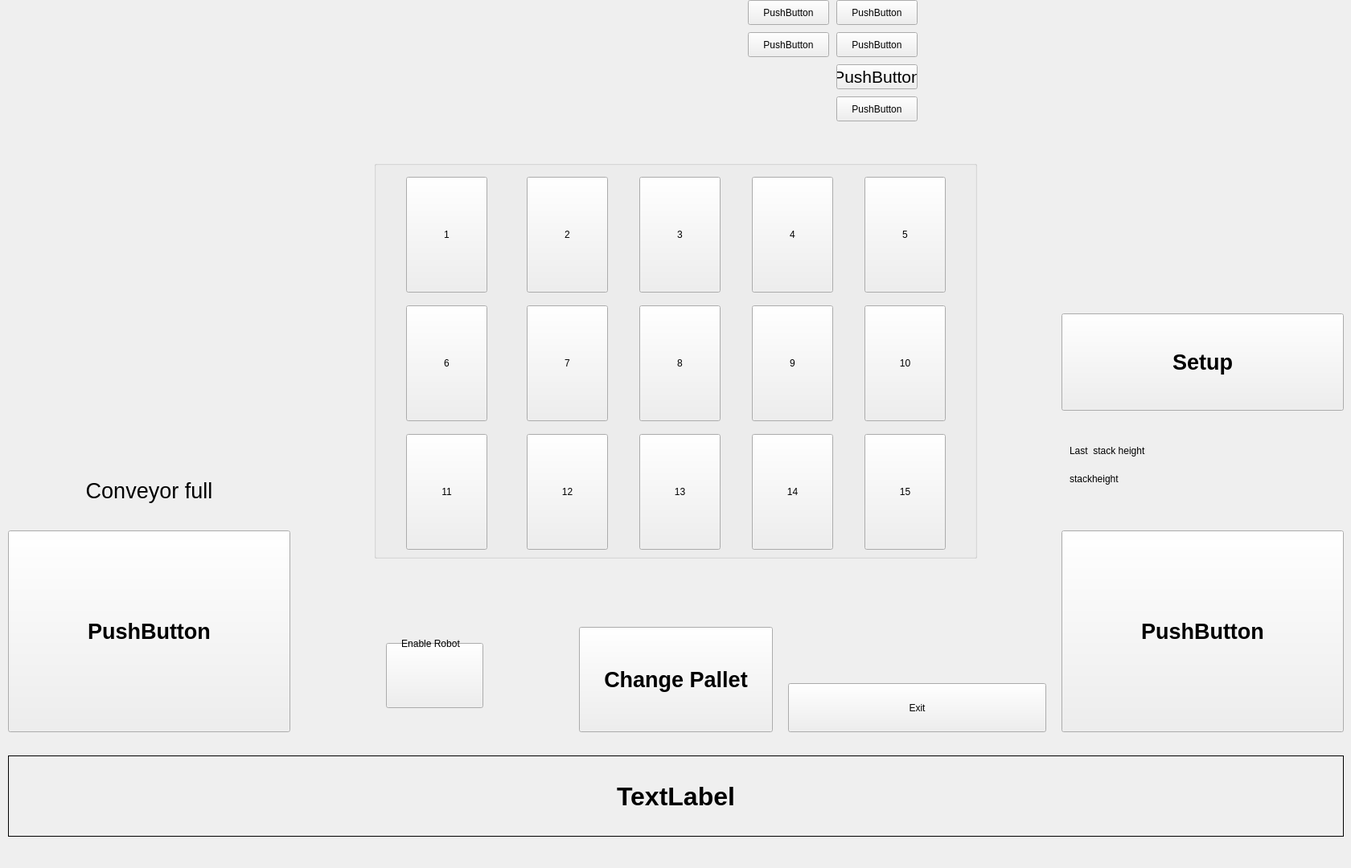
<?xml version="1.0" encoding="UTF-8"?>
<ui version="4.0">
 <class>MainWindow</class>
 <widget class="QMainWindow" name="MainWindow">
  <property name="geometry">
   <rect>
    <x>0</x>
    <y>0</y>
    <width>1680</width>
    <height>1080</height>
   </rect>
  </property>
  <property name="palette">
   <palette>
    <active>
     <colorrole role="WindowText">
      <brush brushstyle="SolidPattern">
       <color alpha="255">
        <red>0</red>
        <green>0</green>
        <blue>0</blue>
       </color>
      </brush>
     </colorrole>
     <colorrole role="Button">
      <brush brushstyle="SolidPattern">
       <color alpha="255">
        <red>255</red>
        <green>255</green>
        <blue>255</blue>
       </color>
      </brush>
     </colorrole>
     <colorrole role="Light">
      <brush brushstyle="SolidPattern">
       <color alpha="255">
        <red>255</red>
        <green>255</green>
        <blue>255</blue>
       </color>
      </brush>
     </colorrole>
     <colorrole role="Midlight">
      <brush brushstyle="SolidPattern">
       <color alpha="255">
        <red>255</red>
        <green>255</green>
        <blue>255</blue>
       </color>
      </brush>
     </colorrole>
     <colorrole role="Dark">
      <brush brushstyle="SolidPattern">
       <color alpha="255">
        <red>127</red>
        <green>127</green>
        <blue>127</blue>
       </color>
      </brush>
     </colorrole>
     <colorrole role="Mid">
      <brush brushstyle="SolidPattern">
       <color alpha="255">
        <red>170</red>
        <green>170</green>
        <blue>170</blue>
       </color>
      </brush>
     </colorrole>
     <colorrole role="Text">
      <brush brushstyle="SolidPattern">
       <color alpha="255">
        <red>0</red>
        <green>0</green>
        <blue>0</blue>
       </color>
      </brush>
     </colorrole>
     <colorrole role="BrightText">
      <brush brushstyle="SolidPattern">
       <color alpha="255">
        <red>255</red>
        <green>255</green>
        <blue>255</blue>
       </color>
      </brush>
     </colorrole>
     <colorrole role="ButtonText">
      <brush brushstyle="SolidPattern">
       <color alpha="255">
        <red>0</red>
        <green>0</green>
        <blue>0</blue>
       </color>
      </brush>
     </colorrole>
     <colorrole role="Base">
      <brush brushstyle="SolidPattern">
       <color alpha="255">
        <red>255</red>
        <green>255</green>
        <blue>255</blue>
       </color>
      </brush>
     </colorrole>
     <colorrole role="Window">
      <brush brushstyle="SolidPattern">
       <color alpha="255">
        <red>255</red>
        <green>255</green>
        <blue>255</blue>
       </color>
      </brush>
     </colorrole>
     <colorrole role="Shadow">
      <brush brushstyle="SolidPattern">
       <color alpha="255">
        <red>0</red>
        <green>0</green>
        <blue>0</blue>
       </color>
      </brush>
     </colorrole>
     <colorrole role="AlternateBase">
      <brush brushstyle="SolidPattern">
       <color alpha="255">
        <red>255</red>
        <green>255</green>
        <blue>255</blue>
       </color>
      </brush>
     </colorrole>
     <colorrole role="ToolTipBase">
      <brush brushstyle="SolidPattern">
       <color alpha="255">
        <red>255</red>
        <green>255</green>
        <blue>220</blue>
       </color>
      </brush>
     </colorrole>
     <colorrole role="ToolTipText">
      <brush brushstyle="SolidPattern">
       <color alpha="255">
        <red>0</red>
        <green>0</green>
        <blue>0</blue>
       </color>
      </brush>
     </colorrole>
     <colorrole role="PlaceholderText">
      <brush brushstyle="SolidPattern">
       <color alpha="127">
        <red>0</red>
        <green>0</green>
        <blue>0</blue>
       </color>
      </brush>
     </colorrole>
    </active>
    <inactive>
     <colorrole role="WindowText">
      <brush brushstyle="SolidPattern">
       <color alpha="255">
        <red>0</red>
        <green>0</green>
        <blue>0</blue>
       </color>
      </brush>
     </colorrole>
     <colorrole role="Button">
      <brush brushstyle="SolidPattern">
       <color alpha="255">
        <red>239</red>
        <green>239</green>
        <blue>239</blue>
       </color>
      </brush>
     </colorrole>
     <colorrole role="Light">
      <brush brushstyle="SolidPattern">
       <color alpha="255">
        <red>255</red>
        <green>255</green>
        <blue>255</blue>
       </color>
      </brush>
     </colorrole>
     <colorrole role="Midlight">
      <brush brushstyle="SolidPattern">
       <color alpha="255">
        <red>202</red>
        <green>202</green>
        <blue>202</blue>
       </color>
      </brush>
     </colorrole>
     <colorrole role="Dark">
      <brush brushstyle="SolidPattern">
       <color alpha="255">
        <red>159</red>
        <green>159</green>
        <blue>159</blue>
       </color>
      </brush>
     </colorrole>
     <colorrole role="Mid">
      <brush brushstyle="SolidPattern">
       <color alpha="255">
        <red>184</red>
        <green>184</green>
        <blue>184</blue>
       </color>
      </brush>
     </colorrole>
     <colorrole role="Text">
      <brush brushstyle="SolidPattern">
       <color alpha="255">
        <red>0</red>
        <green>0</green>
        <blue>0</blue>
       </color>
      </brush>
     </colorrole>
     <colorrole role="BrightText">
      <brush brushstyle="SolidPattern">
       <color alpha="255">
        <red>255</red>
        <green>255</green>
        <blue>255</blue>
       </color>
      </brush>
     </colorrole>
     <colorrole role="ButtonText">
      <brush brushstyle="SolidPattern">
       <color alpha="255">
        <red>0</red>
        <green>0</green>
        <blue>0</blue>
       </color>
      </brush>
     </colorrole>
     <colorrole role="Base">
      <brush brushstyle="SolidPattern">
       <color alpha="255">
        <red>255</red>
        <green>255</green>
        <blue>255</blue>
       </color>
      </brush>
     </colorrole>
     <colorrole role="Window">
      <brush brushstyle="SolidPattern">
       <color alpha="255">
        <red>239</red>
        <green>239</green>
        <blue>239</blue>
       </color>
      </brush>
     </colorrole>
     <colorrole role="Shadow">
      <brush brushstyle="SolidPattern">
       <color alpha="255">
        <red>118</red>
        <green>118</green>
        <blue>118</blue>
       </color>
      </brush>
     </colorrole>
     <colorrole role="AlternateBase">
      <brush brushstyle="SolidPattern">
       <color alpha="255">
        <red>247</red>
        <green>247</green>
        <blue>247</blue>
       </color>
      </brush>
     </colorrole>
     <colorrole role="ToolTipBase">
      <brush brushstyle="SolidPattern">
       <color alpha="255">
        <red>255</red>
        <green>255</green>
        <blue>220</blue>
       </color>
      </brush>
     </colorrole>
     <colorrole role="ToolTipText">
      <brush brushstyle="SolidPattern">
       <color alpha="255">
        <red>0</red>
        <green>0</green>
        <blue>0</blue>
       </color>
      </brush>
     </colorrole>
     <colorrole role="PlaceholderText">
      <brush brushstyle="SolidPattern">
       <color alpha="128">
        <red>0</red>
        <green>0</green>
        <blue>0</blue>
       </color>
      </brush>
     </colorrole>
    </inactive>
    <disabled>
     <colorrole role="WindowText">
      <brush brushstyle="SolidPattern">
       <color alpha="255">
        <red>127</red>
        <green>127</green>
        <blue>127</blue>
       </color>
      </brush>
     </colorrole>
     <colorrole role="Button">
      <brush brushstyle="SolidPattern">
       <color alpha="255">
        <red>255</red>
        <green>255</green>
        <blue>255</blue>
       </color>
      </brush>
     </colorrole>
     <colorrole role="Light">
      <brush brushstyle="SolidPattern">
       <color alpha="255">
        <red>255</red>
        <green>255</green>
        <blue>255</blue>
       </color>
      </brush>
     </colorrole>
     <colorrole role="Midlight">
      <brush brushstyle="SolidPattern">
       <color alpha="255">
        <red>255</red>
        <green>255</green>
        <blue>255</blue>
       </color>
      </brush>
     </colorrole>
     <colorrole role="Dark">
      <brush brushstyle="SolidPattern">
       <color alpha="255">
        <red>127</red>
        <green>127</green>
        <blue>127</blue>
       </color>
      </brush>
     </colorrole>
     <colorrole role="Mid">
      <brush brushstyle="SolidPattern">
       <color alpha="255">
        <red>170</red>
        <green>170</green>
        <blue>170</blue>
       </color>
      </brush>
     </colorrole>
     <colorrole role="Text">
      <brush brushstyle="SolidPattern">
       <color alpha="255">
        <red>127</red>
        <green>127</green>
        <blue>127</blue>
       </color>
      </brush>
     </colorrole>
     <colorrole role="BrightText">
      <brush brushstyle="SolidPattern">
       <color alpha="255">
        <red>255</red>
        <green>255</green>
        <blue>255</blue>
       </color>
      </brush>
     </colorrole>
     <colorrole role="ButtonText">
      <brush brushstyle="SolidPattern">
       <color alpha="255">
        <red>127</red>
        <green>127</green>
        <blue>127</blue>
       </color>
      </brush>
     </colorrole>
     <colorrole role="Base">
      <brush brushstyle="SolidPattern">
       <color alpha="255">
        <red>255</red>
        <green>255</green>
        <blue>255</blue>
       </color>
      </brush>
     </colorrole>
     <colorrole role="Window">
      <brush brushstyle="SolidPattern">
       <color alpha="255">
        <red>255</red>
        <green>255</green>
        <blue>255</blue>
       </color>
      </brush>
     </colorrole>
     <colorrole role="Shadow">
      <brush brushstyle="SolidPattern">
       <color alpha="255">
        <red>177</red>
        <green>177</green>
        <blue>177</blue>
       </color>
      </brush>
     </colorrole>
     <colorrole role="AlternateBase">
      <brush brushstyle="SolidPattern">
       <color alpha="255">
        <red>247</red>
        <green>247</green>
        <blue>247</blue>
       </color>
      </brush>
     </colorrole>
     <colorrole role="ToolTipBase">
      <brush brushstyle="SolidPattern">
       <color alpha="255">
        <red>255</red>
        <green>255</green>
        <blue>220</blue>
       </color>
      </brush>
     </colorrole>
     <colorrole role="ToolTipText">
      <brush brushstyle="SolidPattern">
       <color alpha="255">
        <red>0</red>
        <green>0</green>
        <blue>0</blue>
       </color>
      </brush>
     </colorrole>
     <colorrole role="PlaceholderText">
      <brush brushstyle="SolidPattern">
       <color alpha="128">
        <red>0</red>
        <green>0</green>
        <blue>0</blue>
       </color>
      </brush>
     </colorrole>
    </disabled>
   </palette>
  </property>
  <property name="font">
   <font>
    <kerning>true</kerning>
   </font>
  </property>
  <property name="windowTitle">
   <string>MainWindow</string>
  </property>
  <property name="styleSheet">
   <string notr="true"/>
  </property>
  <property name="dockOptions">
   <set>QMainWindow::AllowTabbedDocks|QMainWindow::AnimatedDocks</set>
  </property>
  <widget class="QWidget" name="centralwidget">
   <widget class="QPushButton" name="pushButton1">
    <property name="geometry">
     <rect>
      <x>980</x>
      <y>850</y>
      <width>321</width>
      <height>61</height>
     </rect>
    </property>
    <property name="palette">
     <palette>
      <active>
       <colorrole role="Button">
        <brush brushstyle="SolidPattern">
         <color alpha="255">
          <red>219</red>
          <green>253</green>
          <blue>255</blue>
         </color>
        </brush>
       </colorrole>
      </active>
      <inactive>
       <colorrole role="Button">
        <brush brushstyle="SolidPattern">
         <color alpha="255">
          <red>239</red>
          <green>239</green>
          <blue>239</blue>
         </color>
        </brush>
       </colorrole>
      </inactive>
      <disabled>
       <colorrole role="Button">
        <brush brushstyle="SolidPattern">
         <color alpha="255">
          <red>219</red>
          <green>253</green>
          <blue>255</blue>
         </color>
        </brush>
       </colorrole>
      </disabled>
     </palette>
    </property>
    <property name="text">
     <string>Exit</string>
    </property>
   </widget>
   <widget class="QLabel" name="label">
    <property name="geometry">
     <rect>
      <x>10</x>
      <y>940</y>
      <width>1661</width>
      <height>101</height>
     </rect>
    </property>
    <property name="palette">
     <palette>
      <active>
       <colorrole role="Window">
        <brush brushstyle="SolidPattern">
         <color alpha="255">
          <red>0</red>
          <green>85</green>
          <blue>255</blue>
         </color>
        </brush>
       </colorrole>
      </active>
      <inactive>
       <colorrole role="Window">
        <brush brushstyle="SolidPattern">
         <color alpha="255">
          <red>239</red>
          <green>239</green>
          <blue>239</blue>
         </color>
        </brush>
       </colorrole>
      </inactive>
      <disabled>
       <colorrole role="Window">
        <brush brushstyle="SolidPattern">
         <color alpha="255">
          <red>0</red>
          <green>85</green>
          <blue>255</blue>
         </color>
        </brush>
       </colorrole>
      </disabled>
     </palette>
    </property>
    <property name="font">
     <font>
      <pointsize>24</pointsize>
      <weight>75</weight>
      <bold>true</bold>
      <kerning>true</kerning>
     </font>
    </property>
    <property name="frameShape">
     <enum>QFrame::Box</enum>
    </property>
    <property name="text">
     <string>TextLabel</string>
    </property>
    <property name="alignment">
     <set>Qt::AlignCenter</set>
    </property>
   </widget>
   <widget class="QPushButton" name="pushButtonForce">
    <property name="geometry">
     <rect>
      <x>1040</x>
      <y>80</y>
      <width>101</width>
      <height>31</height>
     </rect>
    </property>
    <property name="font">
     <font>
      <pointsize>16</pointsize>
      <kerning>true</kerning>
     </font>
    </property>
    <property name="text">
     <string>PushButton</string>
    </property>
   </widget>
   <widget class="QPushButton" name="pushButton_home">
    <property name="geometry">
     <rect>
      <x>930</x>
      <y>40</y>
      <width>101</width>
      <height>31</height>
     </rect>
    </property>
    <property name="text">
     <string>PushButton</string>
    </property>
    <property name="flat">
     <bool>false</bool>
    </property>
   </widget>
   <widget class="QPushButton" name="pushButton_setup">
    <property name="geometry">
     <rect>
      <x>1320</x>
      <y>390</y>
      <width>351</width>
      <height>121</height>
     </rect>
    </property>
    <property name="font">
     <font>
      <pointsize>20</pointsize>
      <weight>75</weight>
      <bold>true</bold>
      <kerning>true</kerning>
     </font>
    </property>
    <property name="text">
     <string>Setup</string>
    </property>
    <property name="flat">
     <bool>false</bool>
    </property>
   </widget>
   <widget class="QLabel" name="label_2">
    <property name="geometry">
     <rect>
      <x>1210</x>
      <y>10</y>
      <width>461</width>
      <height>131</height>
     </rect>
    </property>
    <property name="font">
     <font>
      <family>Cantarell</family>
      <pointsize>50</pointsize>
      <weight>75</weight>
      <bold>true</bold>
      <kerning>true</kerning>
     </font>
    </property>
    <property name="text">
     <string/>
    </property>
    <property name="pixmap">
     <pixmap>../ROBO3.png</pixmap>
    </property>
    <property name="scaledContents">
     <bool>true</bool>
    </property>
    <property name="alignment">
     <set>Qt::AlignCenter</set>
    </property>
   </widget>
   <widget class="QPushButton" name="pushButton_start">
    <property name="geometry">
     <rect>
      <x>10</x>
      <y>660</y>
      <width>351</width>
      <height>251</height>
     </rect>
    </property>
    <property name="font">
     <font>
      <pointsize>20</pointsize>
      <weight>75</weight>
      <bold>true</bold>
      <kerning>true</kerning>
     </font>
    </property>
    <property name="text">
     <string>PushButton</string>
    </property>
    <property name="flat">
     <bool>false</bool>
    </property>
   </widget>
   <widget class="QPushButton" name="pushButton_stop">
    <property name="geometry">
     <rect>
      <x>1320</x>
      <y>660</y>
      <width>351</width>
      <height>251</height>
     </rect>
    </property>
    <property name="font">
     <font>
      <pointsize>20</pointsize>
      <weight>75</weight>
      <bold>true</bold>
      <kerning>true</kerning>
     </font>
    </property>
    <property name="text">
     <string>PushButton</string>
    </property>
    <property name="flat">
     <bool>false</bool>
    </property>
   </widget>
   <widget class="QLabel" name="stack_height">
    <property name="geometry">
     <rect>
      <x>1330</x>
      <y>580</y>
      <width>171</width>
      <height>31</height>
     </rect>
    </property>
    <property name="text">
     <string>stackheight</string>
    </property>
   </widget>
   <widget class="QLabel" name="label_3">
    <property name="geometry">
     <rect>
      <x>1330</x>
      <y>550</y>
      <width>151</width>
      <height>21</height>
     </rect>
    </property>
    <property name="text">
     <string>Last  stack height</string>
    </property>
   </widget>
   <widget class="QPushButton" name="pushButton_2">
    <property name="enabled">
     <bool>true</bool>
    </property>
    <property name="geometry">
     <rect>
      <x>930</x>
      <y>0</y>
      <width>101</width>
      <height>31</height>
     </rect>
    </property>
    <property name="text">
     <string>PushButton</string>
    </property>
    <property name="flat">
     <bool>false</bool>
    </property>
   </widget>
   <widget class="QPushButton" name="pushButton_3">
    <property name="geometry">
     <rect>
      <x>1040</x>
      <y>40</y>
      <width>101</width>
      <height>31</height>
     </rect>
    </property>
    <property name="text">
     <string>PushButton</string>
    </property>
    <property name="flat">
     <bool>false</bool>
    </property>
   </widget>
   <widget class="QPushButton" name="pushButton_cont">
    <property name="geometry">
     <rect>
      <x>1040</x>
      <y>0</y>
      <width>101</width>
      <height>31</height>
     </rect>
    </property>
    <property name="text">
     <string>PushButton</string>
    </property>
    <property name="flat">
     <bool>false</bool>
    </property>
   </widget>
   <widget class="QPushButton" name="pushButton_hold">
    <property name="geometry">
     <rect>
      <x>1040</x>
      <y>120</y>
      <width>101</width>
      <height>31</height>
     </rect>
    </property>
    <property name="text">
     <string>PushButton</string>
    </property>
    <property name="flat">
     <bool>false</bool>
    </property>
   </widget>
   <widget class="QLabel" name="label_5">
    <property name="geometry">
     <rect>
      <x>10</x>
      <y>10</y>
      <width>501</width>
      <height>131</height>
     </rect>
    </property>
    <property name="text">
     <string/>
    </property>
    <property name="pixmap">
     <pixmap>../Tecnau_2x.png</pixmap>
    </property>
   </widget>
   <widget class="QPushButton" name="pushButton_disable">
    <property name="geometry">
     <rect>
      <x>480</x>
      <y>800</y>
      <width>121</width>
      <height>81</height>
     </rect>
    </property>
    <property name="text">
     <string/>
    </property>
    <property name="icon">
     <iconset>
      <normaloff>../toggle_switch_icon_512_off.png</normaloff>../toggle_switch_icon_512_off.png</iconset>
    </property>
    <property name="iconSize">
     <size>
      <width>128</width>
      <height>128</height>
     </size>
    </property>
    <property name="checkable">
     <bool>true</bool>
    </property>
    <property name="checked">
     <bool>false</bool>
    </property>
    <property name="flat">
     <bool>false</bool>
    </property>
   </widget>
   <widget class="QPushButton" name="pushButton_clear">
    <property name="geometry">
     <rect>
      <x>720</x>
      <y>780</y>
      <width>241</width>
      <height>131</height>
     </rect>
    </property>
    <property name="font">
     <font>
      <pointsize>20</pointsize>
      <weight>75</weight>
      <bold>true</bold>
      <kerning>true</kerning>
     </font>
    </property>
    <property name="text">
     <string>Change Pallet</string>
    </property>
   </widget>
   <widget class="QGroupBox" name="groupBox">
    <property name="geometry">
     <rect>
      <x>465</x>
      <y>200</y>
      <width>750</width>
      <height>495</height>
     </rect>
    </property>
    <property name="title">
     <string/>
    </property>
    <widget class="QLabel" name="label_6">
     <property name="geometry">
      <rect>
       <x>0</x>
       <y>0</y>
       <width>750</width>
       <height>495</height>
      </rect>
     </property>
     <property name="text">
      <string/>
     </property>
     <property name="pixmap">
      <pixmap>../europallets.png</pixmap>
     </property>
     <property name="scaledContents">
      <bool>true</bool>
     </property>
    </widget>
    <widget class="QPushButton" name="pushButton_stack_14">
     <property name="geometry">
      <rect>
       <x>470</x>
       <y>340</y>
       <width>101</width>
       <height>144</height>
      </rect>
     </property>
     <property name="text">
      <string>14</string>
     </property>
    </widget>
    <widget class="QPushButton" name="pushButton_stack_5">
     <property name="geometry">
      <rect>
       <x>610</x>
       <y>20</y>
       <width>101</width>
       <height>144</height>
      </rect>
     </property>
     <property name="text">
      <string>5</string>
     </property>
    </widget>
    <widget class="QPushButton" name="pushButton_stack_3">
     <property name="geometry">
      <rect>
       <x>330</x>
       <y>20</y>
       <width>101</width>
       <height>144</height>
      </rect>
     </property>
     <property name="text">
      <string>3</string>
     </property>
    </widget>
    <widget class="QPushButton" name="pushButton_stack_15">
     <property name="geometry">
      <rect>
       <x>610</x>
       <y>340</y>
       <width>101</width>
       <height>144</height>
      </rect>
     </property>
     <property name="text">
      <string>15</string>
     </property>
    </widget>
    <widget class="QPushButton" name="pushButton_stack_8">
     <property name="geometry">
      <rect>
       <x>330</x>
       <y>180</y>
       <width>101</width>
       <height>144</height>
      </rect>
     </property>
     <property name="text">
      <string>8</string>
     </property>
    </widget>
    <widget class="QPushButton" name="pushButton_stack_7">
     <property name="geometry">
      <rect>
       <x>190</x>
       <y>180</y>
       <width>101</width>
       <height>144</height>
      </rect>
     </property>
     <property name="text">
      <string>7</string>
     </property>
    </widget>
    <widget class="QPushButton" name="pushButton_stack_2">
     <property name="geometry">
      <rect>
       <x>190</x>
       <y>20</y>
       <width>101</width>
       <height>144</height>
      </rect>
     </property>
     <property name="text">
      <string>2</string>
     </property>
    </widget>
    <widget class="QPushButton" name="pushButton_stack_10">
     <property name="geometry">
      <rect>
       <x>610</x>
       <y>180</y>
       <width>101</width>
       <height>144</height>
      </rect>
     </property>
     <property name="text">
      <string>10</string>
     </property>
    </widget>
    <widget class="QPushButton" name="pushButton_stack_11">
     <property name="geometry">
      <rect>
       <x>40</x>
       <y>340</y>
       <width>101</width>
       <height>144</height>
      </rect>
     </property>
     <property name="text">
      <string>11</string>
     </property>
    </widget>
    <widget class="QPushButton" name="pushButton_stack_9">
     <property name="geometry">
      <rect>
       <x>470</x>
       <y>180</y>
       <width>101</width>
       <height>144</height>
      </rect>
     </property>
     <property name="text">
      <string>9</string>
     </property>
    </widget>
    <widget class="QPushButton" name="pushButton_stack_6">
     <property name="geometry">
      <rect>
       <x>40</x>
       <y>180</y>
       <width>101</width>
       <height>144</height>
      </rect>
     </property>
     <property name="text">
      <string>6</string>
     </property>
    </widget>
    <widget class="QPushButton" name="pushButton_stack_13">
     <property name="geometry">
      <rect>
       <x>330</x>
       <y>340</y>
       <width>101</width>
       <height>144</height>
      </rect>
     </property>
     <property name="text">
      <string>13</string>
     </property>
    </widget>
    <widget class="QPushButton" name="pushButton_stack_4">
     <property name="geometry">
      <rect>
       <x>470</x>
       <y>20</y>
       <width>101</width>
       <height>144</height>
      </rect>
     </property>
     <property name="text">
      <string>4</string>
     </property>
    </widget>
    <widget class="QPushButton" name="pushButton_stack_12">
     <property name="geometry">
      <rect>
       <x>190</x>
       <y>340</y>
       <width>101</width>
       <height>144</height>
      </rect>
     </property>
     <property name="text">
      <string>12</string>
     </property>
    </widget>
    <widget class="QPushButton" name="pushButton_stack_1">
     <property name="geometry">
      <rect>
       <x>40</x>
       <y>20</y>
       <width>101</width>
       <height>144</height>
      </rect>
     </property>
     <property name="text">
      <string>1</string>
     </property>
    </widget>
   </widget>
   <widget class="QLabel" name="label_enable">
    <property name="geometry">
     <rect>
      <x>470</x>
      <y>790</y>
      <width>131</width>
      <height>22</height>
     </rect>
    </property>
    <property name="text">
     <string>Enable Robot</string>
    </property>
    <property name="alignment">
     <set>Qt::AlignCenter</set>
    </property>
   </widget>
   <widget class="QLabel" name="label_convfull">
    <property name="geometry">
     <rect>
      <x>10</x>
      <y>590</y>
      <width>351</width>
      <height>41</height>
     </rect>
    </property>
    <property name="font">
     <font>
      <pointsize>20</pointsize>
      <kerning>true</kerning>
     </font>
    </property>
    <property name="text">
     <string>Conveyor full</string>
    </property>
    <property name="alignment">
     <set>Qt::AlignCenter</set>
    </property>
   </widget>
  </widget>
 </widget>
 <resources/>
 <connections/>
</ui>
